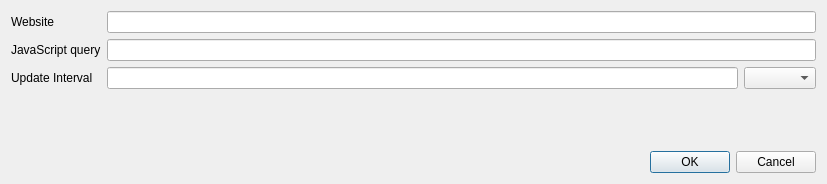
<?xml version="1.0" encoding="UTF-8"?>
<ui version="4.0">
 <class>WatcherInputDialog</class>
 <widget class="QDialog" name="WatcherInputDialog">
  <property name="geometry">
   <rect>
    <x>0</x>
    <y>0</y>
    <width>827</width>
    <height>184</height>
   </rect>
  </property>
  <property name="windowTitle">
   <string>Dialog</string>
  </property>
  <layout class="QGridLayout" name="gridLayout">
   <item row="0" column="0">
    <layout class="QFormLayout" name="formLayout">
     <item row="0" column="0">
      <widget class="QLabel" name="siteLable">
       <property name="text">
        <string>Website</string>
       </property>
      </widget>
     </item>
     <item row="0" column="1">
      <widget class="QLineEdit" name="siteEdit"/>
     </item>
     <item row="1" column="0">
      <widget class="QLabel" name="queryLabel">
       <property name="text">
        <string>JavaScript query</string>
       </property>
      </widget>
     </item>
     <item row="1" column="1">
      <widget class="QLineEdit" name="queryEdit"/>
     </item>
     <item row="2" column="0">
      <widget class="QLabel" name="intervalLabel">
       <property name="text">
        <string>Update Interval</string>
       </property>
      </widget>
     </item>
     <item row="2" column="1">
      <layout class="QHBoxLayout" name="horizontalLayout">
       <item>
        <widget class="QLineEdit" name="intervalEdit"/>
       </item>
       <item>
        <widget class="QComboBox" name="intervalComboBox"/>
       </item>
      </layout>
     </item>
    </layout>
   </item>
   <item row="1" column="0">
    <widget class="QDialogButtonBox" name="buttonBox">
     <property name="orientation">
      <enum>Qt::Horizontal</enum>
     </property>
     <property name="standardButtons">
      <set>QDialogButtonBox::Cancel|QDialogButtonBox::Ok</set>
     </property>
    </widget>
   </item>
  </layout>
 </widget>
 <resources/>
 <connections>
  <connection>
   <sender>buttonBox</sender>
   <signal>accepted()</signal>
   <receiver>WatcherInputDialog</receiver>
   <slot>accept()</slot>
   <hints>
    <hint type="sourcelabel">
     <x>248</x>
     <y>254</y>
    </hint>
    <hint type="destinationlabel">
     <x>157</x>
     <y>274</y>
    </hint>
   </hints>
  </connection>
  <connection>
   <sender>buttonBox</sender>
   <signal>rejected()</signal>
   <receiver>WatcherInputDialog</receiver>
   <slot>reject()</slot>
   <hints>
    <hint type="sourcelabel">
     <x>316</x>
     <y>260</y>
    </hint>
    <hint type="destinationlabel">
     <x>286</x>
     <y>274</y>
    </hint>
   </hints>
  </connection>
 </connections>
</ui>
